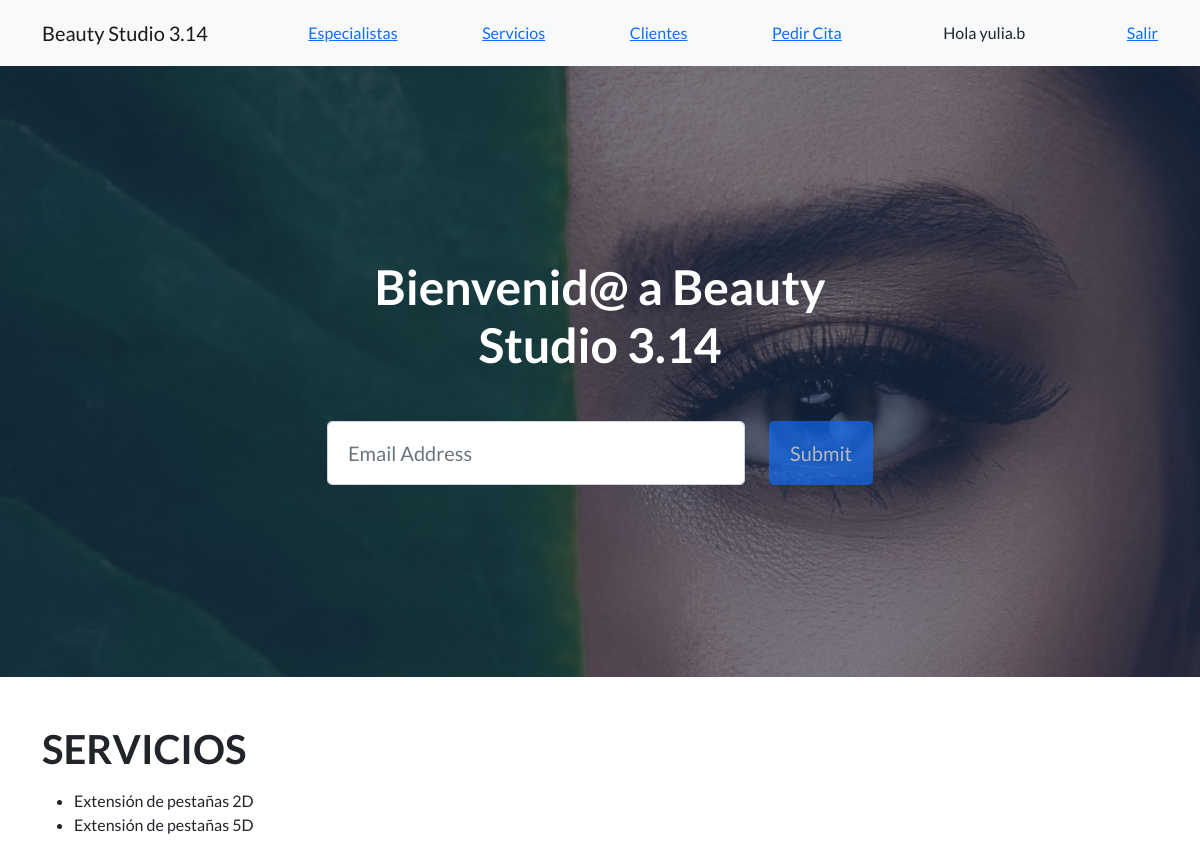
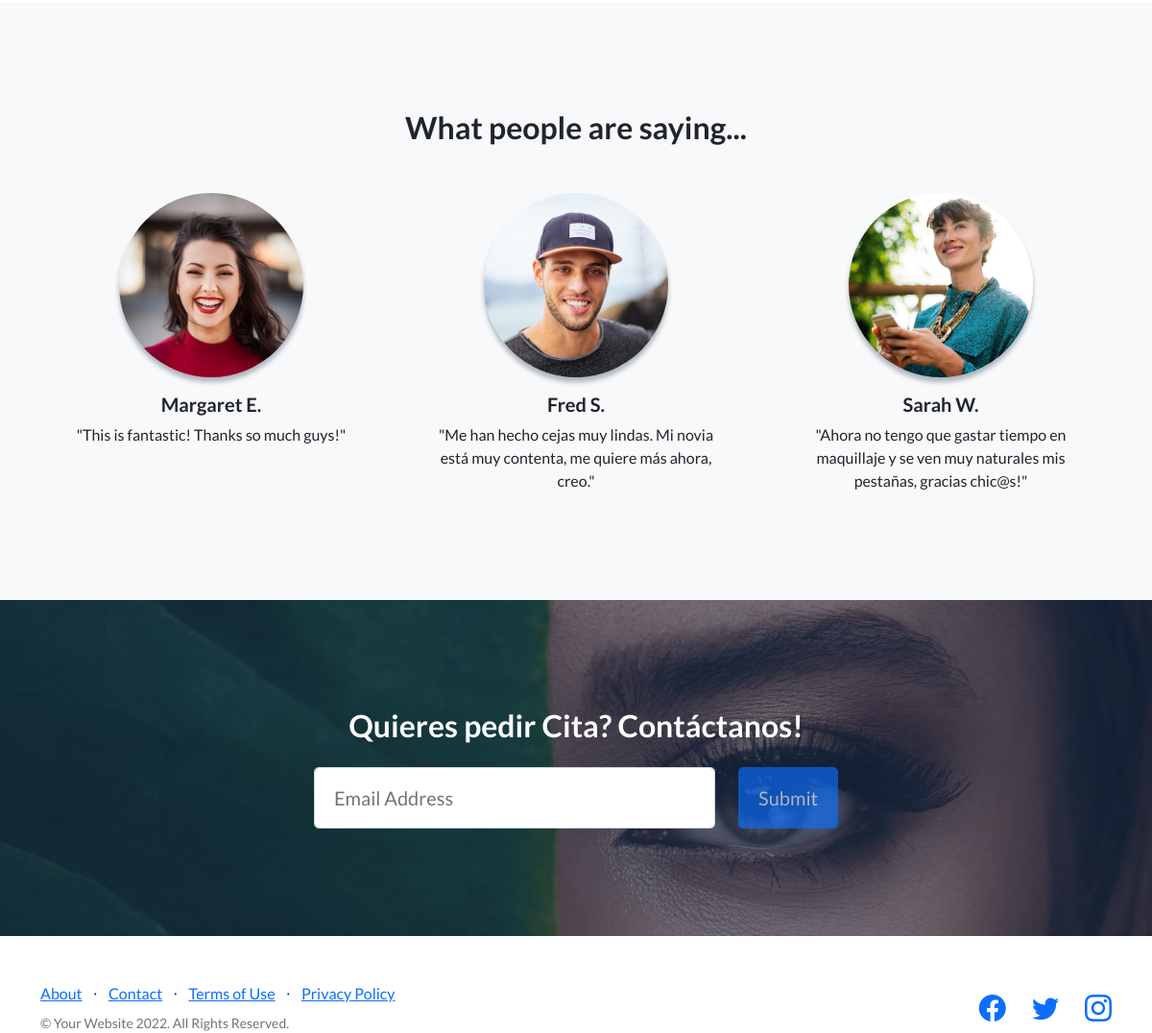
/leer-servicios/ (signed in), run on the app's committed database (2 pictures, top to bottom).
### AppBeautyStudio/models.py (models this page shows)
class Servicio(models.Model):
    servicio = models.CharField(max_length=50)
    precio = models.IntegerField()
    def __str__(self):
        return self.servicio

### AppBeautyStudio/views.py (the view)
# urls.py: path('leer-servicios/', leer_servicios, name='leer-servicios'),
@login_required()
def leer_servicios(request):
    servicios = Servicio.objects.all() #trae todos los servicios
    contexto = {'servicios': servicios}
    return render(request, 'AppBeautyStudio/leer-servicios.html', contexto)

### AppBeautyStudio/templates/AppBeautyStudio/leer-servicios.html
{% extends 'AppBeautyStudio/padre.html' %}
{% block contenido %}
<section class="mt-5">
    <div class="container">
        <div class="row">
            <div class="col-lg-12">
                <h1>SERVICIOS</h1>
                <p>
                    <ul>
                        {% for servicio in servicios %}
                            <li>{{ servicio }}</li>
                        {% endfor %}
                    </ul>
                </p>
            </div>
        </div>
    </div>
</section>
{% endblock contenido %}

### AppBeautyStudio/templates/AppBeautyStudio/padre.html (shortened to what this page needs)
<!DOCTYPE html>
<html lang="en">
    <head>
        {% load static %}
        <link href="https://cdn.jsdelivr.net/npm/bootstrap-icons@1.5.0/font/bootstrap-icons.css" rel="stylesheet" type="text/css" />
        <link href="{% static 'AppBeautyStudio/css/styles.css' %}" rel="stylesheet" />
    </head>
    <body>
        <nav class="navbar navbar-light bg-light static-top">
            <div class="container">
                <a class="navbar-brand" href="{% url 'inicio' %}">Beauty Studio 3.14</a>
                <a href="{% url 'especialistas-list' %}">Especialistas</a>
                <a href="{% url 'leer-servicios' %}">Servicios</a>
                <a href="{% url 'clientes' %}">Clientes</a>
                <a href="{% url 'pedir-cita-formulario' %}">Pedir Cita</a>
                {% if user.is_authenticated %}
                <a class="btn btn-outline-logout" href="{% url 'logout' %}">Hola {{ user.username }}</a>
                <a href="{% url 'logout' %}">Salir</a>
                {% else %}
                <a class="btn btn-outline-login" href="{% url 'login' %}">Login</a>
                {% endif %}
            </div>
        </nav>
        <header class="masthead">
            <div class="container position-relative">
                <div class="row justify-content-center">
                    <div class="col-xl-6">
                        <div class="text-center text-white">
                            <h1 class="mb-5">Bienvenid@ a Beauty Studio 3.14</h1>
                            <form class="form-subscribe" id="contactForm" data-sb-form-api-token="API_TOKEN">
                                <div class="row">
                                    <div class="col">
                                        <input class="form-control form-control-lg" id="emailAddress" type="email" placeholder="Email Address" data-sb-validations="required,email" />
                                    </div>
                                    <div class="col-auto"><button class="btn btn-primary btn-lg disabled" id="submitButton" type="submit">Submit</button></div>
                                </div>
                            </form>
                        </div>
                    </div>
                </div>
            </div>
        </header>
        {% block contenido %}
        {% endblock contenido %}
 <section class="testimonials text-center bg-light">
    <div class="container">
        <h2 class="mb-5">What people are saying...</h2>
        <div class="row">
            <div class="col-lg-4">
                <div class="testimonial-item mx-auto mb-5 mb-lg-0">
                    <img class="img-fluid rounded-circle mb-3" src="{% static 'AppBeautyStudio/assets/img/testimonials-1.jpg' %}" alt="..." />
                    <h5>Margaret E.</h5>
                    <p class="font-weight-light mb-0">"This is fantastic! Thanks so much guys!"</p>
                </div>
            </div>
            <div class="col-lg-4">
                <div class="testimonial-item mx-auto mb-5 mb-lg-0">
                    <img class="img-fluid rounded-circle mb-3" src="{% static 'AppBeautyStudio/assets/img/testimonials-2.jpg' %}" alt="..." />
                    <h5>Fred S.</h5>
                    <p class="font-weight-light mb-0">"Me han hecho cejas muy lindas. Mi novia está muy contenta, me quiere más ahora, creo."</p>
                </div>
            </div>
            <div class="col-lg-4">
                <div class="testimonial-item mx-auto mb-5 mb-lg-0">
                    <img class="img-fluid rounded-circle mb-3" src="{% static 'AppBeautyStudio/assets/img/testimonials-3.jpg' %}" alt="..." />
                    <h5>Sarah W.</h5>
                    <p class="font-weight-light mb-0">"Ahora no tengo que gastar tiempo en maquillaje y se ven muy naturales mis pestañas, gracias chic@s!"</p>
                </div>
            </div>
        </div>
    </div>
</section>
        <section class="call-to-action text-white text-center" id="signup">
            <div class="container position-relative">
                <div class="row justify-content-center">
                    <div class="col-xl-6">
                        <h2 class="mb-4">Quieres pedir Cita? Contáctanos!</h2>
                        <form class="form-subscribe" id="contactFormFooter" data-sb-form-api-token="API_TOKEN">
                            <div class="row">
                                <div class="col">
                                    <input class="form-control form-control-lg" id="emailAddressBelow" type="email" placeholder="Email Address" data-sb-validations="required,email" />
                                </div>
                                <div class="col-auto"><button class="btn btn-primary btn-lg disabled" id="submitButton" type="submit">Submit</button></div>
                            </div>
                        </form>
                    </div>
                </div>
            </div>
        </section>
        <footer class="mt-5">
            <div class="container">
                <div class="row">
                    <div class="col-lg-6 h-100 text-center text-lg-start my-auto">
                        <ul class="list-inline mb-2">
                            <li class="list-inline-item"><a href="#!">About</a></li>
                            <li class="list-inline-item">⋅</li>
                            <li class="list-inline-item"><a href="#!">Contact</a></li>
                            <li class="list-inline-item">⋅</li>
                            <li class="list-inline-item"><a href="#!">Terms of Use</a></li>
                            <li class="list-inline-item">⋅</li>
                            <li class="list-inline-item"><a href="#!">Privacy Policy</a></li>
                        </ul>
                        <p class="text-muted small mb-4 mb-lg-0">&copy; Your Website 2022. All Rights Reserved.</p>
                    </div>
                    <div class="col-lg-6 h-100 text-center text-lg-end my-auto">
                        <ul class="list-inline mb-0">
                            <li class="list-inline-item me-4">
                                <a href="#!"><i class="bi-facebook fs-3"></i></a>
                            </li>
                            <li class="list-inline-item me-4">
                                <a href="#!"><i class="bi-twitter fs-3"></i></a>
                            </li>
                            <li class="list-inline-item">
                                <a href="#!"><i class="bi-instagram fs-3"></i></a>
                            </li>
                        </ul>
                    </div>
                </div>
            </div>
        </footer>
    </body>
</html>

### data on the page
Servicio: servicio "Extensión de pestañas 2D"
Servicio: servicio "Extensión de pestañas 5D"

### other printed values
{{ user.username }} "yulia.b"
